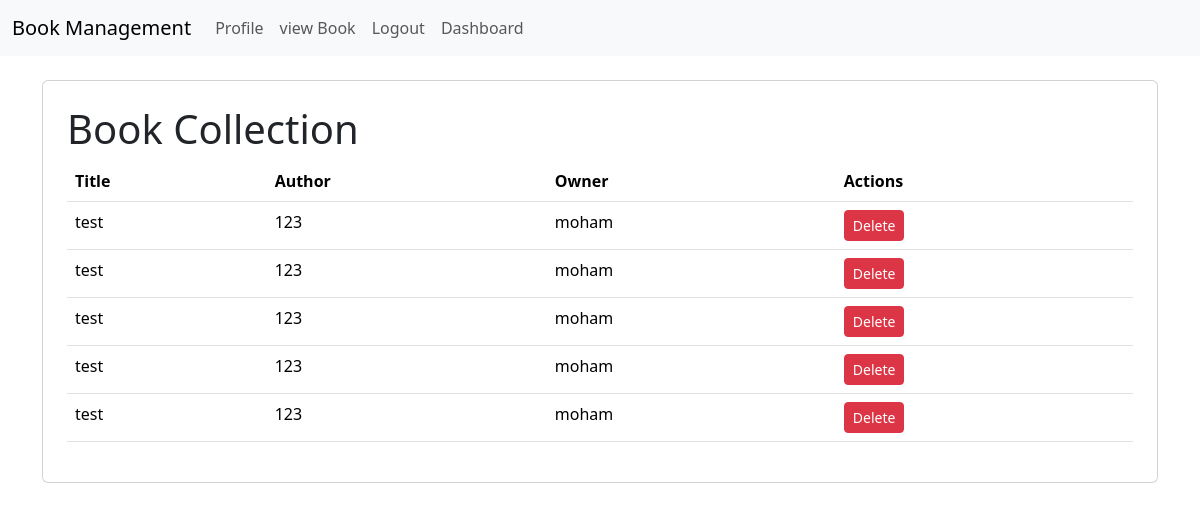
The page /profile (signed in) on the database its author committed.
### Lab2 Clean/lab_2.py (models this page shows, shortened)
class Book(db.Model):
    id = db.Column(db.Integer, primary_key=True)
    title = db.Column(db.String(200), nullable=False)
    author = db.Column(db.String(100))
    image = db.Column(db.LargeBinary, nullable=True)
    user_id = db.Column(db.Integer, db.ForeignKey('user.id'), nullable=True)

class User(db.Model):
    id = db.Column(db.Integer, primary_key=True)
    username = db.Column(db.String(100), unique=True, nullable=False)
    password = db.Column(db.String(200), nullable=False)
    is_admin = db.Column(db.Boolean, default=False)
    books = db.relationship('Book', backref='owner', lazy='select')

### Lab2 Clean/lab_2.py (the view)
@app.route('/profile')
@login_required
def profile():
    user = User.query.get(session['user_id'])
    return render_template('profile.html', user=user, books=user.books)

### Lab2 Clean/lab_2.py (called while the page is built)
def login_required(f):
    @wraps(f)
    def decorated_function(*args, **kwargs):
        if 'user_id' not in session:
            flash("You need to log in first!")
            return redirect(url_for('login'))
        return f(*args, **kwargs)
    return decorated_function

### Lab2 Clean/templates/profile.html (shortened to what this page needs)
{% extends 'base.html' %}  {% block content %}
<div class="card p-4">
  <h1>Book Collection</h1>
  {% if books %}
  <table class="table">
    <thead>
      <tr>
        <th>Title</th>
        <th>Author</th>
        <th>Owner</th>
        {% if session.get('user_id') %}
        <th>Actions</th>
        {% endif %}
      </tr>
    </thead>
    <tbody>
      {% for book in books %}
      <tr>
        <td>{{ book.title }}</td>
        <td>{{ book.author }}</td>
        <td>{{ book.owner.username }}</td>
        {% if session.get('user_id') %}
        <td>
          {% if book.owner.id == session['user_id'] %}
          <a
            href="{{ url_for('delete_book', book_id=book.id) }}"
            class="btn btn-danger btn-sm"
            onclick="return confirm('Are you sure you want to delete this book?')"
            >Delete</a
          >
          {% endif %}
        </td>
        {% endif %}
      </tr>
      {% endfor %}
    </tbody>
  </table>
  {% else %}
  <p>No books have been added yet.</p>
  {% endif %}
</div>
{% endblock %}

### task_2/static/style.css (style rules this page uses)
body { color: blue; }

### rows shown on the page
Book: title "test", author "123", owner.username "moham"
Book: title "test", author "123", owner.username "moham"
Book: title "test", author "123", owner.username "moham"
Book: title "test", author "123", owner.username "moham"
Book: title "test", author "123", owner.username "moham"
